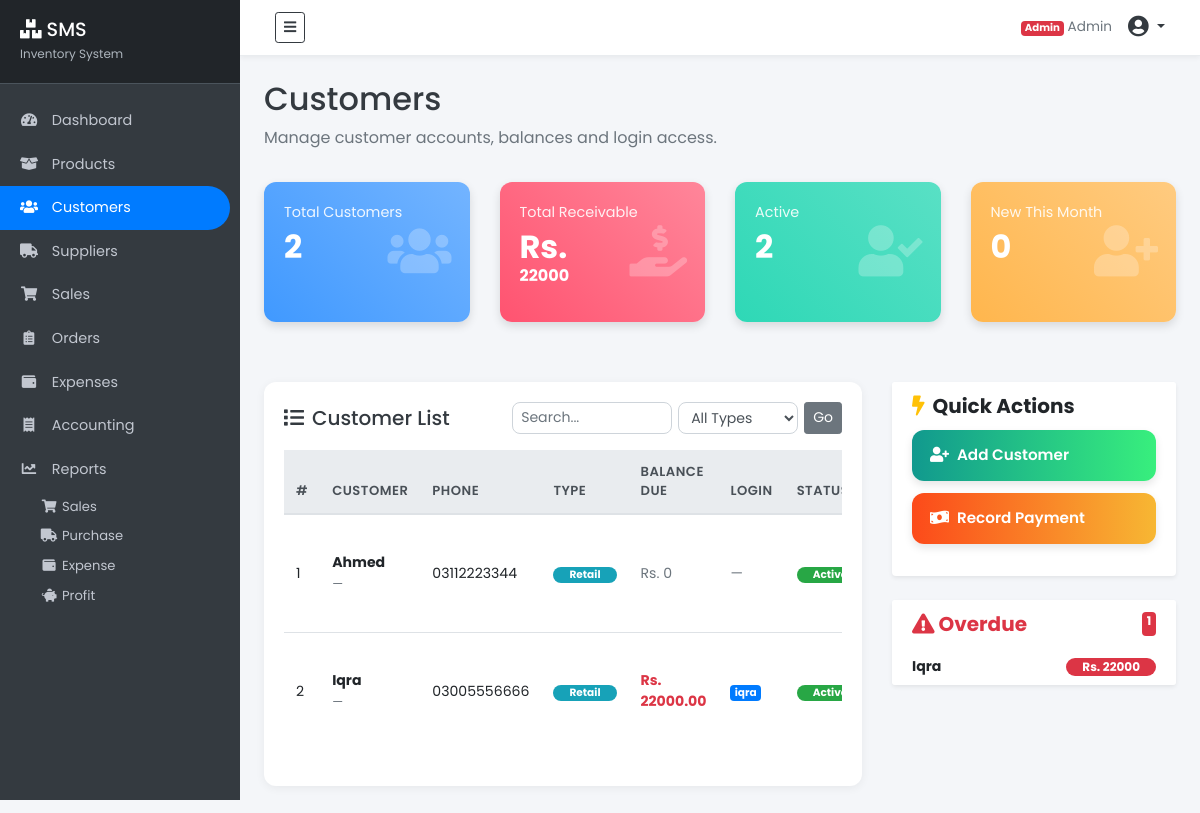
The page /customers/ (signed in) on the database its author committed.
### customers/models.py (models this page shows, shortened)
class Customer(models.Model):
    TYPE_CHOICES = (
        ('Retail',    'Retail'),
        ('Wholesale', 'Wholesale'),
        ('Walk-in',   'Walk-in'),
    )
    STATUS_CHOICES = (
        ('Active',   'Active'),
        ('Inactive', 'Inactive'),
    )
    user            = models.OneToOneField(
        User, on_delete=models.SET_NULL,
        null=True, blank=True, related_name='customer'
    )
    name            = models.CharField(max_length=255)
    phone           = models.CharField(max_length=20,  blank=True)
    email           = models.EmailField(blank=True)
    address         = models.TextField(blank=True)
    customer_type   = models.CharField(max_length=20,
                                       choices=TYPE_CHOICES, default='Retail')
    credit_limit    = models.DecimalField(max_digits=12, decimal_places=2,
                                          default=0)
    opening_balance = models.DecimalField(max_digits=12, decimal_places=2,
                                          default=0)
    status          = models.CharField(max_length=10,
                                       choices=STATUS_CHOICES, default='Active')
    notes           = models.TextField(blank=True)
    created_at      = models.DateTimeField(auto_now_add=True)
    @property
    def balance_due(self):
        return sum(s.balance for s in self.sales.all())

### sales/models.py (models this page shows, shortened)
class Sale(models.Model):
    PAYMENT_METHODS = (
        ('Cash', 'Cash'), ('Card', 'Card'),
        ('Bank Transfer', 'Bank Transfer'), ('Credit', 'On Credit'),
    )
    customer       = models.ForeignKey('customers.Customer',
                                       on_delete=models.SET_NULL,
                                       null=True, blank=True,
                                       related_name='sales')
    customer_name  = models.CharField(max_length=255, default='Walk-in')
    sale_date      = models.DateField(auto_now_add=True)
    tax_percent    = models.DecimalField(max_digits=5, decimal_places=2,
                                         default=0)
    paid_amount    = models.DecimalField(max_digits=12, decimal_places=2,
                                         default=0)
    payment_method = models.CharField(max_length=20,
                                       choices=PAYMENT_METHODS, default='Cash')
    notes          = models.TextField(blank=True)
    created_at     = models.DateTimeField(auto_now_add=True)
    @property
    def subtotal(self):
        return sum(i.line_total for i in self.items.all())
    @property
    def tax_amount(self):
        return self.subtotal * (self.tax_percent / 100)
    @property
    def total_amount(self):
        return self.subtotal + self.tax_amount
    @property
    def balance(self):
        return max(self.total_amount - self.paid_amount, Decimal('0.00'))

class SaleItem(models.Model):
    sale       = models.ForeignKey(Sale, related_name='items',
                                   on_delete=models.CASCADE)
    product    = models.ForeignKey('products.Product',
                                   on_delete=models.PROTECT)
    quantity   = models.PositiveIntegerField()
    sale_price = models.DecimalField(max_digits=10, decimal_places=2)
    discount   = models.DecimalField(max_digits=5, decimal_places=2,
                                      default=0)
    cost_price = models.DecimalField(max_digits=10, decimal_places=2,
                                      default=0)
    @property
    def line_total(self):
        return (Decimal(str(self.quantity)) * self.sale_price
                * (1 - self.discount / 100))

### customers/views.py (the view)
# urls.py: path('',                        views.customer_list,      name='customer-list'),
@seller_required
def customer_list(request):
    customers = Customer.objects.all().order_by("-created_at")
    q = request.GET.get("q", "")
    if q:
        customers = customers.filter(name__icontains=q)
    ctype = request.GET.get("type", "")
    if ctype:
        customers = customers.filter(customer_type=ctype)
    all_c = Customer.objects.all()
    context = {
        "customers":         customers,
        "total_customers":   Customer.objects.count(),
        "total_receivable":  sum(c.balance_due for c in all_c),
        "active_count":      Customer.objects.filter(status="Active").count(),
        "new_this_month":    Customer.objects.filter(
            created_at__month=datetime.date.today().month).count(),
        "overdue_customers": [c for c in all_c if c.balance_due > 0][:5],
    }
    return render(request, "customers/customers.html", context)

### templates/customers/customers.html (shortened to what this page needs)
{% extends "partials/base.html" %}
{% block content %}
<div class="container-fluid p-4">
    <div class="row mb-3"><div class="col-12">
        <h2 class="text-dark">Customers</h2>
        <p class="text-muted">Manage customer accounts, balances and login access.</p>
    </div></div>
    <div class="row mb-4">
        <div class="col-md-3 col-sm-6 mb-3"><div class="card-box bg-gradient-primary"><div class="icon"><i class="fas fa-users"></i></div><p>Total Customers</p><h3>{{ total_customers }}</h3></div></div>
        <div class="col-md-3 col-sm-6 mb-3"><div class="card-box bg-gradient-danger"><div class="icon"><i class="fas fa-hand-holding-usd"></i></div><p>Total Receivable</p><h3> Rs. </h3> <h4>{{ total_receivable|floatformat:0 }}</h4> </div></div>
        <div class="col-md-3 col-sm-6 mb-3"><div class="card-box bg-gradient-success"><div class="icon"><i class="fas fa-user-check"></i></div><p>Active</p><h3>{{ active_count }}</h3></div></div>
        <div class="col-md-3 col-sm-6 mb-3"><div class="card-box bg-gradient-warning"><div class="icon"><i class="fas fa-user-plus"></i></div><p>New This Month</p><h3>{{ new_this_month }}</h3></div></div>
    </div>
    <div class="row">
        <div class="col-lg-8 mb-4">
            <div class="table-container">
                <div class="d-flex justify-content-between align-items-center mb-3 flex-wrap">
                    <h5 class="text-dark mb-2 mb-md-0"><i class="fas fa-list mr-2"></i>Customer List</h5>
                    <form method="GET" class="d-flex flex-wrap" style="gap:6px;">
                        <input type="text" name="q" class="form-control form-control-sm" placeholder="Search..." value="{{ request.GET.q }}" style="width:160px;">
                        <select name="type" class="form-control form-control-sm" style="width:120px;">
                            <option value="">All Types</option>
                        </select>
                        <button class="btn btn-secondary btn-sm">Go</button>
                    </form>
                </div>
                <div class="table-responsive">
                    <table class="table table-hover">
                        <thead class="thead-light">
                            <tr><th>#</th><th>Customer</th><th>Phone</th><th>Type</th><th>Balance Due</th><th>Login</th><th>Status</th><th class="text-center">Actions</th></tr>
                        </thead>
                        <tbody>
                            {% for c in customers %}
                            <tr>
                                <td>{{ forloop.counter }}</td>
                                <td>
                                    <span class="font-weight-bold">{{ c.name }}</span><br>
                                    <small class="text-muted">{{ c.email|default:"—" }}</small>
                                </td>
                                <td>{{ c.phone|default:"—" }}</td>
                                <td>
                                    {% if c.customer_type == 'Wholesale' %}<span class="badge badge-success badge-pill px-3">{{ c.customer_type }}</span>
                                    {% elif c.customer_type == 'Walk-in' %}<span class="badge badge-warning badge-pill px-3">{{ c.customer_type }}</span>
                                    {% else %}<span class="badge badge-info badge-pill px-3">{{ c.customer_type }}</span>{% endif %}
                                </td>
                                <td>
                                    {% if c.balance_due > 0 %}<span class="text-danger font-weight-bold"> Rs. {{ c.balance_due|floatformat:2 }}</span>
                                    {% else %}<span class="text-muted"> Rs. 0</span>{% endif %}
                                </td>
                                <td>
                                    {% if c.user %}<span class="badge badge-primary">{{ c.user.username }}</span>
                                    {% else %}<span class="text-muted">—</span>{% endif %}
                                </td>
                                <td>
                                    {% if c.status == 'Active' %}<span class="badge badge-success badge-pill px-3">Active</span>
                                    {% else %}<span class="badge badge-secondary badge-pill px-3">Inactive</span>{% endif %}
                                </td>
                            </tr>
                            {% empty %}
                            <tr><td colspan="8" class="text-center text-muted py-4">No customers yet. Add one!</td></tr>
                            {% endfor %}
                        </tbody>
                    </table>
                </div>
            </div>
        </div>
        <div class="col-lg-4 mb-4">
            <div class="card shadow-sm border-0 mb-4">
                <div class="card-header bg-white border-0"><h5 class="mb-0 font-weight-bold"><i class="fas fa-bolt mr-2 text-warning"></i>Quick Actions</h5></div>
                <div class="card-body pt-0">
                    <button class="btn btn-action btn-add-sale" data-toggle="modal" data-target="#addCustModal">
                        <i class="fas fa-user-plus mr-2"></i>Add Customer
                    </button>
                    <button class="btn btn-action btn-update-stock" data-toggle="modal" data-target="#paymentModal">
                        <i class="fas fa-money-bill-wave mr-2"></i>Record Payment
                    </button>
                </div>
            </div>
            {% if overdue_customers %}
            <div class="card shadow-sm border-0">
                <div class="card-header bg-white border-0 d-flex justify-content-between">
                    <h5 class="mb-0 font-weight-bold text-danger"><i class="fas fa-exclamation-triangle mr-1"></i>Overdue</h5>
                    <span class="badge badge-danger">{{ overdue_customers|length }}</span>
                </div>
                <ul class="list-group list-group-flush">
                    {% for c in overdue_customers %}
                    <li class="list-group-item d-flex justify-content-between align-items-center py-2">
                        <div>
                            <span class="font-weight-bold d-block" style="font-size:.88rem;">{{ c.name }}</span>
                        </div>
                        <span class="badge badge-danger badge-pill px-3"> Rs. {{ c.balance_due|floatformat:0 }}</span>
                    </li>
                    {% endfor %}
                </ul>
            </div>
            {% endif %}
        </div>
    </div>
</div>
{% endblock %}

### templates/partials/nav.html (shortened to what this page needs)
<nav class="navbar navbar-expand-lg navbar-light bg-white">
    <div class="container-fluid">
        {% if user.is_authenticated %}
            {% if user.profile.role == 'customer' %}
                <a href="{% url 'customer-dashboard' %}" class="navbar-brand d-flex align-items-center" style="text-decoration:none;">
                    <span style="background:#1a1a2e;color:#fff;padding:5px 12px;border-radius:8px;font-weight:700;font-size:1rem;letter-spacing:1px;">
                        <i class="fas fa-boxes mr-1"></i> SMS
                    </span>
                    <span class="ml-2 text-muted" style="font-size:.8rem;">Customer Portal</span>
                </a>
            {% else %}
                <button type="button" id="sidebarCollapse" class="btn btn-outline-dark btn-sm">
                    <i class="fas fa-bars"></i>
                </button>
            {% endif %}
        {% endif %}
        <div class="ml-auto d-flex align-items-center">
            {% if user.is_authenticated %}
            <span class="text-muted mr-3" style="font-size:.85rem;">
                {% if user.is_superuser %}
                    <span class="badge badge-danger">Admin</span>
                {% elif user.profile.role == 'seller' %}
                    <span class="badge badge-primary">Seller</span>
                {% else %}
                    <span class="badge badge-success">Customer</span>
                {% endif %}
                {{ user.get_full_name|default:user.username }}
            </span>
            <div class="dropdown">
                <a href="#" class="text-dark dropdown-toggle" data-toggle="dropdown">
                    <i class="fas fa-user-circle fa-lg"></i>
                </a>
            </div>
            {% else %}
            <a href="{% url 'user-login' %}" class="btn btn-primary btn-sm">Login</a>
            {% endif %}
        </div>
    </div>
</nav>

### static/style.css (style rules this page uses)
body { font-family: 'Poppins', sans-serif; background: #f4f6f9; overflow-x: hidden; }
.navbar { padding: 12px 20px; background: #fff; border-bottom: 1px solid #e9ecef; box-shadow: 0 2px 5px rgba(0,0,0,.05); position: sticky; top: 0; z-index: 100; }
.card-box { position: relative; color: #fff; padding: 20px 22px 5px 20px; border-radius: 12px; margin-bottom: 20px; box-shadow: 0 4px 10px rgba(0,0,0,.12); height: 140px; }
.card-box h3 { font-size: 2rem; font-weight: 700; margin: 0; }
.card-box h4 { font-size: 1rem; font-weight: 700; margin: 0; overflow-wrap: break-word; }
.card-box p { font-size: .9rem; opacity: .9; margin: 0 0 4px; }
.card-box .icon { position: absolute; top: 50%; right: 18px; transform: translateY(-50%); font-size: 3.2rem; opacity: .25; }
.bg-gradient-primary { background: linear-gradient(45deg,#4099ff,#73b4ff); }
.bg-gradient-success { background: linear-gradient(45deg,#2ed8b6,#59e0c5); }
.bg-gradient-warning { background: linear-gradient(45deg,#FFB64D,#ffcb80); }
.bg-gradient-danger { background: linear-gradient(45deg,#FF5370,#ff869a); }
.table-container { background: #fff; padding: 20px; border-radius: 12px; box-shadow: 0 2px 10px rgba(0,0,0,.06); }
.table thead th { border-top: none; border-bottom: 2px solid #e9ecef; color: #495057; font-weight: 600; font-size: .82rem; text-transform: uppercase; letter-spacing: .5px; }
.table td { vertical-align: middle; font-size: .88rem; }
.btn-action { width: 100%; padding: 14px 18px; font-size: .95rem; font-weight: 600; border-radius: 12px; border: none; cursor: pointer; color: #fff; box-shadow: 0 4px 8px rgba(0,0,0,.1); margin-bottom: 12px; transition: transform .2s; text-align: left; display: block; }
.btn-add-sale { background: linear-gradient(to right,#11998e,#38ef7d); }
.btn-update-stock { background: linear-gradient(to right,#fc4a1a,#f7b733); }
.form-control { border: 1.5px solid #ced4da; border-radius: 8px; font-size: .88rem; }

### rows shown on the page
Customer: name "Ahmed", email "—", phone "03112223344", customer_type "Retail", shows "Rs. 0", status "Active"
Customer: name "Iqra", email "—", phone "03005556666", customer_type "Retail", balance_due "22000.00", user.username "iqra", status "Active", balance_due "22000"

### other values the page prints
{{ user.get_full_name|default:user.username }} "Admin"
{{ total_customers }} "2"
{{ total_receivable|floatformat:0 }} "22000"
{{ active_count }} "2"
{{ new_this_month }} "0"
{{ overdue_customers|length }} "1"
